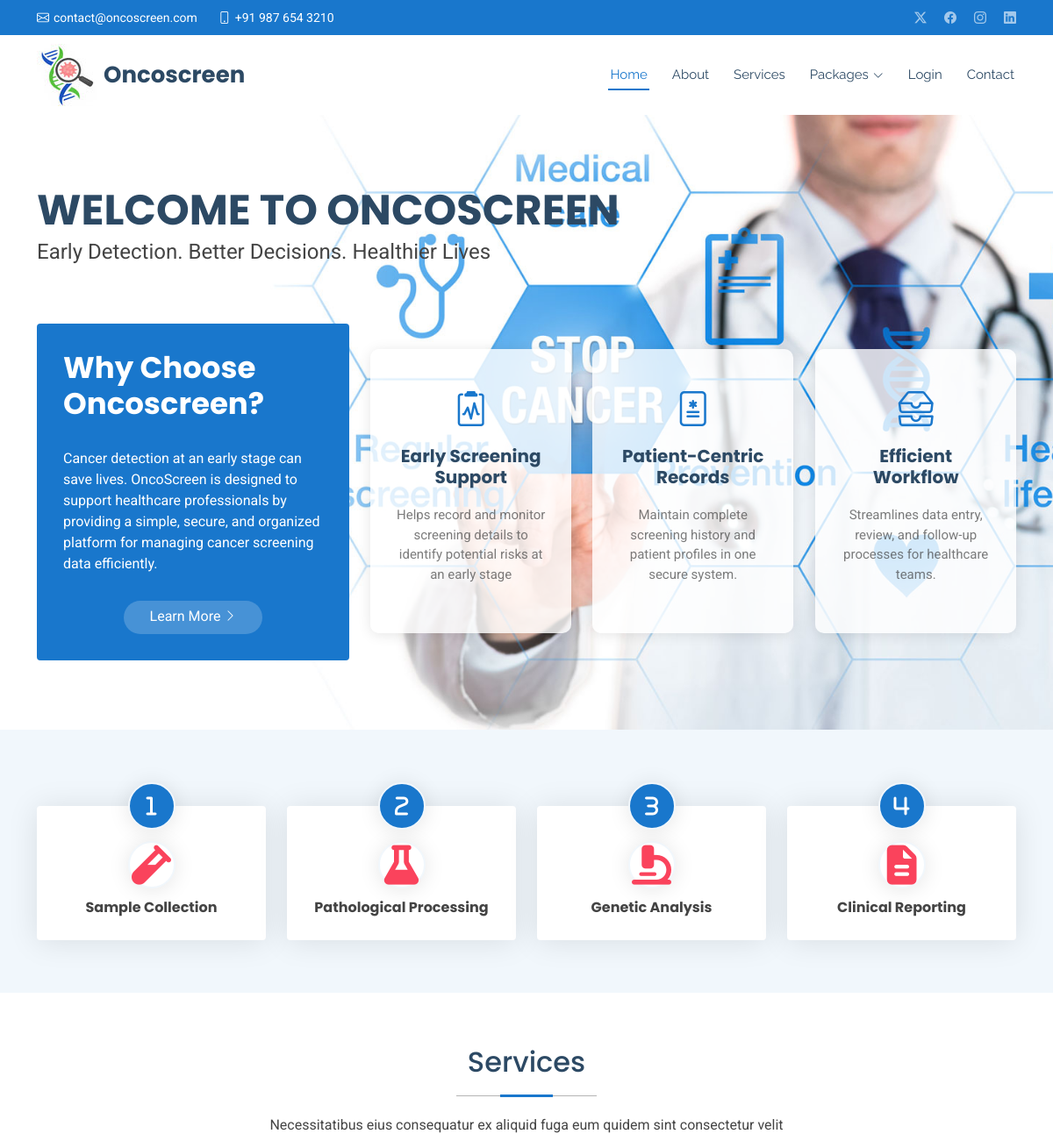
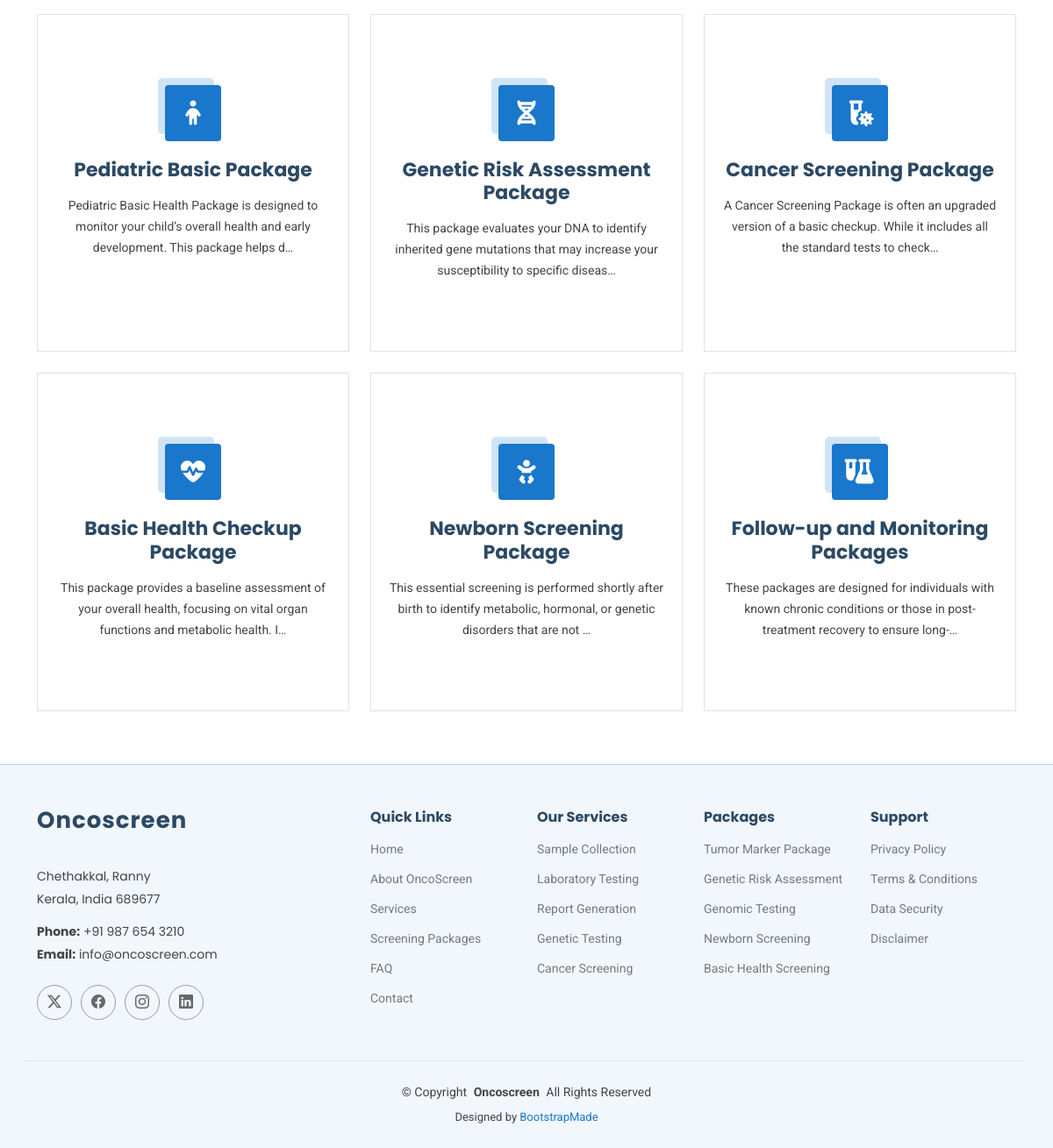
The page / on the database its author committed (2 pictures, top to bottom).
### bookingplatform/models.py (models this page shows, shortened)
class PackageCategory(models.Model):
    name = models.CharField(max_length=255)
    description = models.TextField(blank=True)
    icon = models.CharField(
        max_length=255,
        help_text='Font Awesome icons(e.g. fa-dna, fa-heartbeat)',
        blank=True
    )

### bookingplatform/views.py (the view)
# urls.py: path('',views.homepage,name='home'),
def homepage(request):
    category = PackageCategory.objects.all().order_by('?')[:6]
    return render(request, 'index.html',{
        'categorys':category
    })

### templates/index.html (shortened to what this page needs)
{% extends 'base.html' %}
{% load static %}
{% block content %}
    <section id="hero" class="hero section light-background">
      <div class="container position-relative">
        <div class="welcome position-relative" data-aos="fade-down" data-aos-delay="100">
          <h2>WELCOME TO ONCOSCREEN</h2>
          <p>Early Detection. Better Decisions. Healthier Lives</p>
        </div>
        <div class="content row gy-4">
          <div class="col-lg-4 d-flex align-items-stretch">
            <div class="why-box" data-aos="zoom-out" data-aos-delay="200">
              <h3>Why Choose Oncoscreen?</h3>
              <p>
                Cancer detection at an early stage can save lives. OncoScreen is designed to support healthcare professionals by providing a simple, secure, and organized platform for managing cancer screening data efficiently.
              </p>
              <div class="text-center">
                <a href="#about" class="more-btn"><span>Learn More</span> <i class="bi bi-chevron-right"></i></a>
              </div>
            </div>
          </div>
          <div class="col-lg-8 d-flex align-items-stretch">
            <div class="d-flex flex-column justify-content-center">
              <div class="row gy-4">
                <div class="col-xl-4 d-flex align-items-stretch">
                  <div class="icon-box" data-aos="zoom-out" data-aos-delay="300">
                    <i class="bi bi-clipboard2-pulse"></i>
                    <h4>Early Screening Support</h4>
                    <p>Helps record and monitor screening details to identify potential risks at an early stage</p>
                  </div>
                </div>
                <div class="col-xl-4 d-flex align-items-stretch">
                  <div class="icon-box" data-aos="zoom-out" data-aos-delay="400">
                    <i class="bi bi-file-medical"></i>
                    <h4>Patient-Centric Records</h4>
                    <p>Maintain complete screening history and patient profiles in one secure system.</p>
                  </div>
                </div>
                <div class="col-xl-4 d-flex align-items-stretch">
                  <div class="icon-box" data-aos="zoom-out" data-aos-delay="500">
                    <i class="bi bi-inboxes"></i>
                    <h4>Efficient Workflow</h4>
                    <p>Streamlines data entry, review, and follow-up processes for healthcare teams.</p>
                  </div>
                </div>
              </div>
            </div>
          </div>
        </div>
      </div>
    </section>
    <section id="stats" class="stats section light-background">
      <div class="container" data-aos="fade-up" data-aos-delay="100">
        <div class="row gy-4">
          <div class="col-lg-3 col-md-6 d-flex flex-column align-items-center">
            <i class="fa-solid fa-1"></i>
            <div class="stats-item">
              <i class="fa-solid fa-vial labicon"></i>
              <p>Sample Collection</p>
            </div>
          </div>
          <div class="col-lg-3 col-md-6 d-flex flex-column align-items-center">
            <i class="fa-solid fa-2"></i>
            <div class="stats-item">
              <i class="fa-solid fa-flask labicon"></i>
              <p>Pathological Processing</p>
            </div>
          </div>
          <div class="col-lg-3 col-md-6 d-flex flex-column align-items-center">
            <i class="fa-solid fa-3"></i>
            <div class="stats-item">
              <i class="fa-solid fa-microscope labicon"></i>
              <p>Genetic Analysis</p>
            </div>
          </div>
          <div class="col-lg-3 col-md-6 d-flex flex-column align-items-center">
            <i class="fa-solid fa-4"></i>
            <div class="stats-item">
              <i class="fa-solid fa-file-lines labicon"></i>
              <p>Clinical Reporting</p>
            </div>
          </div>
        </div>
      </div>
    </section>
    <section id="services" class="services section">
      <div class="container section-title" data-aos="fade-up">
        <h2>Services</h2>
        <p>Necessitatibus eius consequatur ex aliquid fuga eum quidem sint consectetur velit</p>
      </div>
      <div class="container">
        <div class="row gy-4">
          {% for  categorys in categorys %}
            <div class="col-lg-4 col-md-6" data-aos="fade-up" data-aos-delay="100">
              <div class="service-item  position-relative">
                <div class="icon">
                  <i class="{{categorys.icon}}"></i>
                </div>
                <a href="{% url 'category_packages' categorys.id %}" class="stretched-link">
                  <h3>{{categorys.name}}</h3>
                </a>
                <p>{{categorys.description|truncatechars:126}}</p>
              </div>
            </div>
          {% endfor %}
        </div>
      </div>
    </section>
{% endblock %}

### rows shown on the page
PackageCategory: name "Pediatric Basic Package", description "Pediatric Basic Health Package is designed to monitor your child’s overall health and early development. This package helps d…"
PackageCategory: name "Genetic Risk Assessment Package", description "This package evaluates your DNA to identify inherited gene mutations that may increase your susceptibility to specific diseas…"
PackageCategory: name "Cancer Screening Package", description "A Cancer Screening Package is often an upgraded version of a basic checkup. While it includes all the standard tests to check…"
PackageCategory: name "Basic Health Checkup Package", description "This package provides a baseline assessment of your overall health, focusing on vital organ functions and metabolic health. I…"
PackageCategory: name "Newborn Screening Package", description "This essential screening is performed shortly after birth to identify metabolic, hormonal, or genetic disorders that are not …"
PackageCategory: name "Follow-up and Monitoring Packages", description "These packages are designed for individuals with known chronic conditions or those in post-treatment recovery to ensure long-…"
